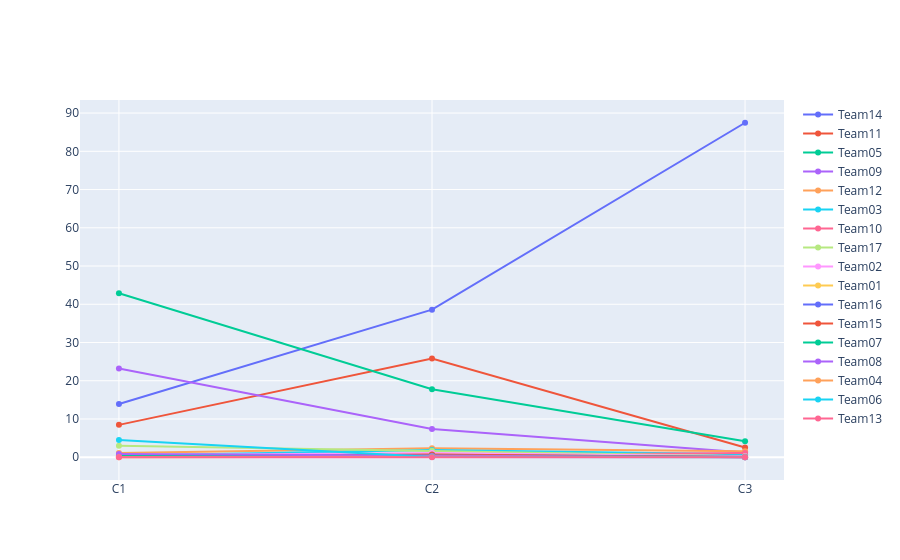

Notebook cell for this chart:
### Code cell
import plotly.graph_objects as go

# Exemplo simplificado para uma equipe ou comparativo
fig = go.Figure()
for equipe in grupos_designados['Grupo designado']:
    fig.add_trace(go.Scatter(x=['C1', 'C2', 'C3'], 
                             y=[grupos_designados.loc[grupos_designados['Grupo designado']==equipe, 'pct_inc_c1_geral'].values[0],
                                grupos_designados.loc[grupos_designados['Grupo designado']==equipe, 'pct_inc_c2_geral'].values[0],
                                grupos_designados.loc[grupos_designados['Grupo designado']==equipe, 'pct_inc_c3_geral'].values[0]],
                             mode='lines+markers', name=equipe))
fig.show()

### Figure 1 — Plotly figure (JSON) as saved in the notebook; plotly's stock layout.template omitted (floating-point values rounded to 4 significant figures)
{"data": [{"mode": "lines+markers", "name": "Team14", "type": "scatter", "x": ["C1", "C2", "C3"], "y": [13.93, 38.59, 87.47]}, {"mode": "lines+markers", "name": "Team11", "type": "scatter", "x": ["C1", "C2", "C3"], "y": [8.47, 25.82, 2.57]}, {"mode": "lines+markers", "name": "Team05", "type": "scatter", "x": ["C1", "C2", "C3"], "y": [42.9, 17.8, 4.19]}, {"mode": "lines+markers", "name": "Team09", "type": "scatter", "x": ["C1", "C2", "C3"], "y": [23.22, 7.41, 1.23]}, {"mode": "lines+markers", "name": "Team12", "type": "scatter", "x": ["C1", "C2", "C3"], "y": [1.09, 2.36, 1.6]}, {"mode": "lines+markers", "name": "Team03", "type": "scatter", "x": ["C1", "C2", "C3"], "y": [0.41, 1.92, 0.81]}, {"mode": "lines+markers", "name": "Team10", "type": "scatter", "x": ["C1", "C2", "C3"], "y": [0.27, 0.44, 1.12]}, {"mode": "lines+markers", "name": "Team17", "type": "scatter", "x": ["C1", "C2", "C3"], "y": [3.01, 1.68, 0.26]}, {"mode": "lines+markers", "name": "Team02", "type": "scatter", "x": ["C1", "C2", "C3"], "y": [0.55, 1.1, 0.28]}, {"mode": "lines+markers", "name": "Team01", "type": "scatter", "x": ["C1", "C2", "C3"], "y": [0.14, 0.67, 0.12]}, {"mode": "lines+markers", "name": "Team16", "type": "scatter", "x": ["C1", "C2", "C3"], "y": [0.14, 0.58, 0.12]}, {"mode": "lines+markers", "name": "Team15", "type": "scatter", "x": ["C1", "C2", "C3"], "y": [0.14, 0.7, 0.02]}, {"mode": "lines+markers", "name": "Team07", "type": "scatter", "x": ["C1", "C2", "C3"], "y": [0.41, 0.38, 0.09]}, {"mode": "lines+markers", "name": "Team08", "type": "scatter", "x": ["C1", "C2", "C3"], "y": [0.82, 0.34, 0.03]}, {"mode": "lines+markers", "name": "Team04", "type": "scatter", "x": ["C1", "C2", "C3"], "y": [0, 0.16, 0.08]}, {"mode": "lines+markers", "name": "Team06", "type": "scatter", "x": ["C1", "C2", "C3"], "y": [4.51, 0.05, 0]}, {"mode": "lines+markers", "name": "Team13", "type": "scatter", "x": ["C1", "C2", "C3"], "y": [0, 0, 0]}], "layout": {}}
